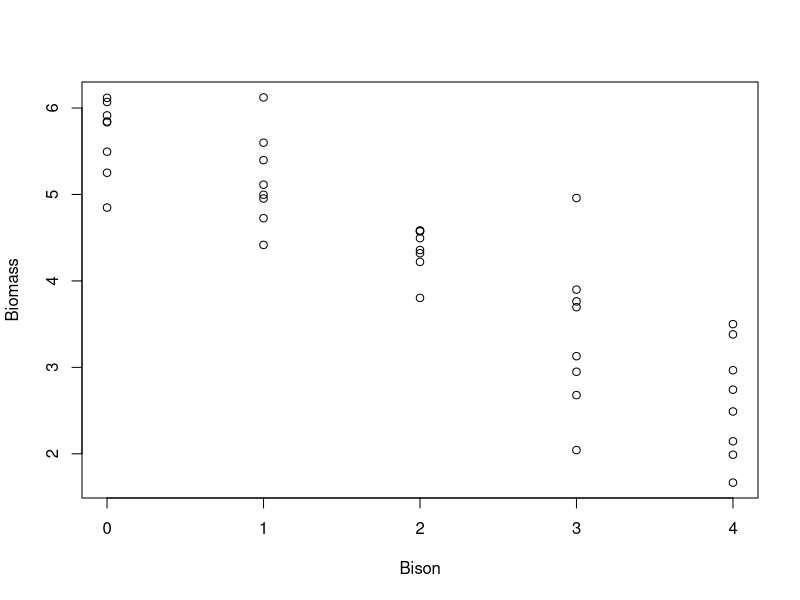
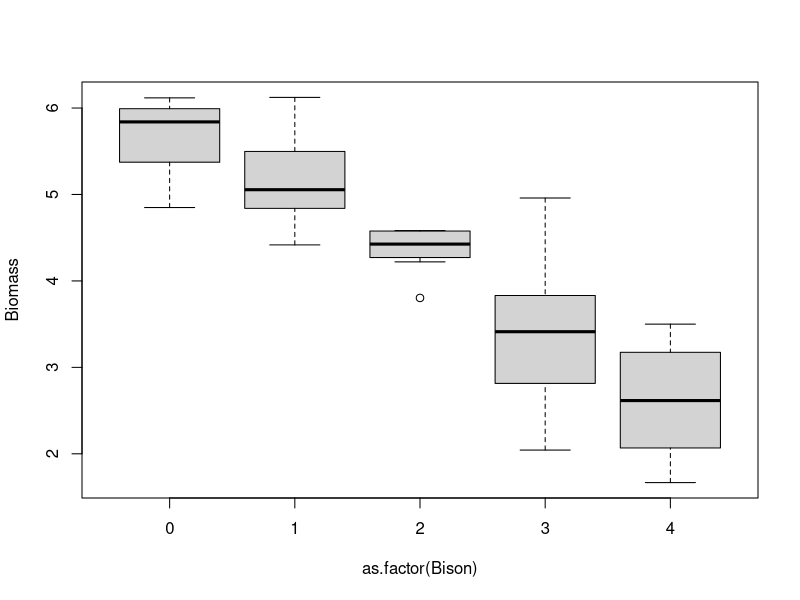
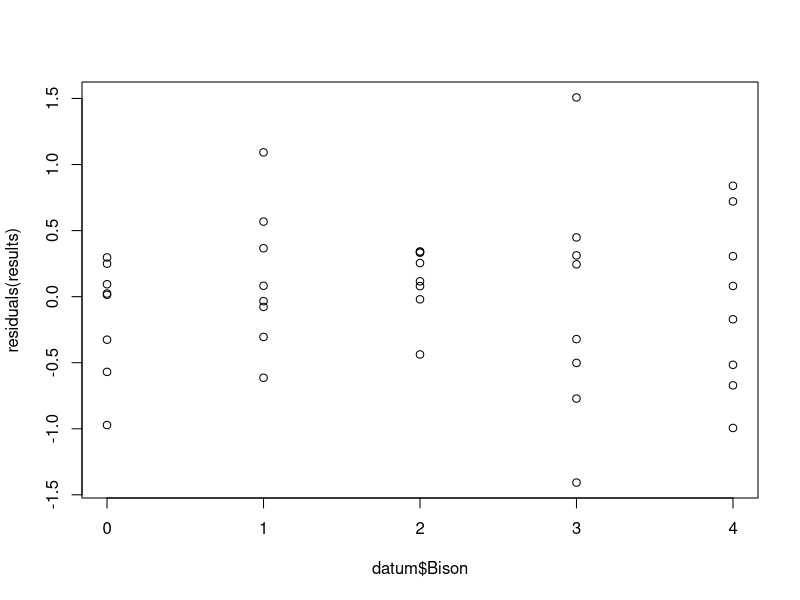
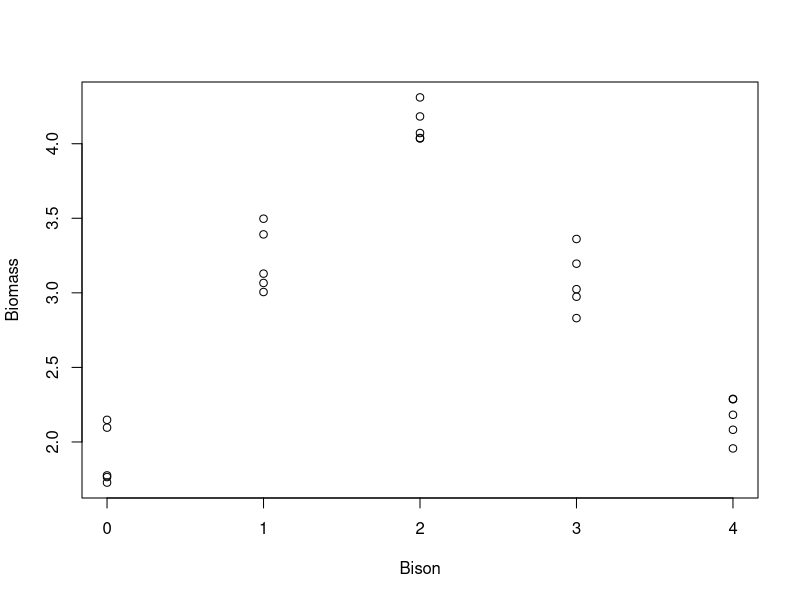

Reproduce these figures in R, in order. (Note: this script raises an error after producing the figures.)

#  NRES 710, Analysis of Categorical Data (cont.)
#     University of Nevada, Reno
#     Continuous or Categorical Data?

### Code for F-Drop tests

# Read in the data
datum <- read.csv("lecture_11_dataset1.csv")
head(datum)

# Plot the data
plot(Biomass ~ Bison, data = datum)
# In this case, R saws numbers in the 'Bison' column and treated the variable as continuous

# Plot the data with X as a categorical variable
plot(Biomass ~ as.factor(Bison), data = datum)
# Use the as.factor function to get R to treat variable as a categorical variable
# We could have manually created categorical variable or dummy-coded variables in Excel, but
# using as.factor is much easier.
# We could also also create a new variable and save it in our 'datum'

# Run a regression, where we treat Bison as continuous
results <- lm(Biomass ~ Bison, data = datum)
summary(results)
# Bison is continuous, because R saw numbers for that variable
# We know this because we only got 1 beta from the analysis

# Residuals plot
plot(residuals(results) ~ datum$Bison)
# Error in data appear normally distributed, etc.

# Run an ANOVA - treat Bison as categorical
results2 <- lm(Biomass ~ as.factor(Bison), data = datum)
# use the as.factor function to get R to treat 'Bison' as continuous
summary(results2)

# Conduct the f-drop test
anova(results2, results)
# The two models we have are the arguments
# Usually, you should list the more complicated model first
# Note: the two models can't have the same number of parameters
# A significant p-value means the more complex model is a significant improvement in fit
# A non-significant p-value means the simpler model is adequate
# Note: RSS (which is the same thing as SSE) is always lower in the more complex model

# Read in the data
datum <- read.csv("lecture_11_dataset2.csv")
head(datum)

# Plot the data
plot(Biomass ~ Bison, data = datum)

# BONUS: How to fit a quadratic curve to data when x is continuous

# Fit a linear model
results <- lm(Biomass ~ Bison, data = datum)

#Fit a quadratic curve to data when x is continuous
results3 <- lm(Biomass ~ Bison + I(Bison^2), data = datum)
anova(results3, results)

# Read in dataset 1
datum <- read.csv("lecture_11_dataset1.csv")

# Simple linear model
results <- lm(Biomass ~ Bison, data = datum)
summary(results)



###################### 'Truth' ######################## 
### Lecture 11: code to simulate data for F-drop tests 

# Set the seed for reproducibility
set.seed(111)

## First dataset
# X variable
Bison <- c(rep(0, 8), rep(1, 8), rep(2, 8), rep(3, 8), rep(4, 8))

# Error
error <- rnorm(length(Bison), 0, 0.5)

# Y variable
Biomass <- 6 - 0.8*Bison + error

# Create dataframe
datum <- data.frame(Bison, Biomass)

# Save the CSV file
write.csv(datum, "lecture_11_dataset1.csv", row.names = FALSE)

## Second dataset
# X variable
n <- 25
x <- c(rep(0, 5), rep(1, 5), rep(2, 5), rep(3, 5), rep(4, 5))

# Error
error <- rnorm(n, 0, 0.2)

# Dummy code x
dummy <- data.frame(x = as.factor(x))
dummy <- data.frame(model.matrix(~ dummy$x - 1, data=dummy))
colnames(dummy) <- c("Zero", "One", "Two", "Three", "Four")

# Simulate continuous y-variable data
y <- 2 + dummy$One * 1 + dummy$Two * 2 + dummy$Three * 1 + dummy$Four * 0 + error

# Create dataframe
datum <- data.frame(Bison = x, Biomass = y)

# Save the CSV file
write.csv(datum, "lecture_11_dataset2.csv", row.names = FALSE)
